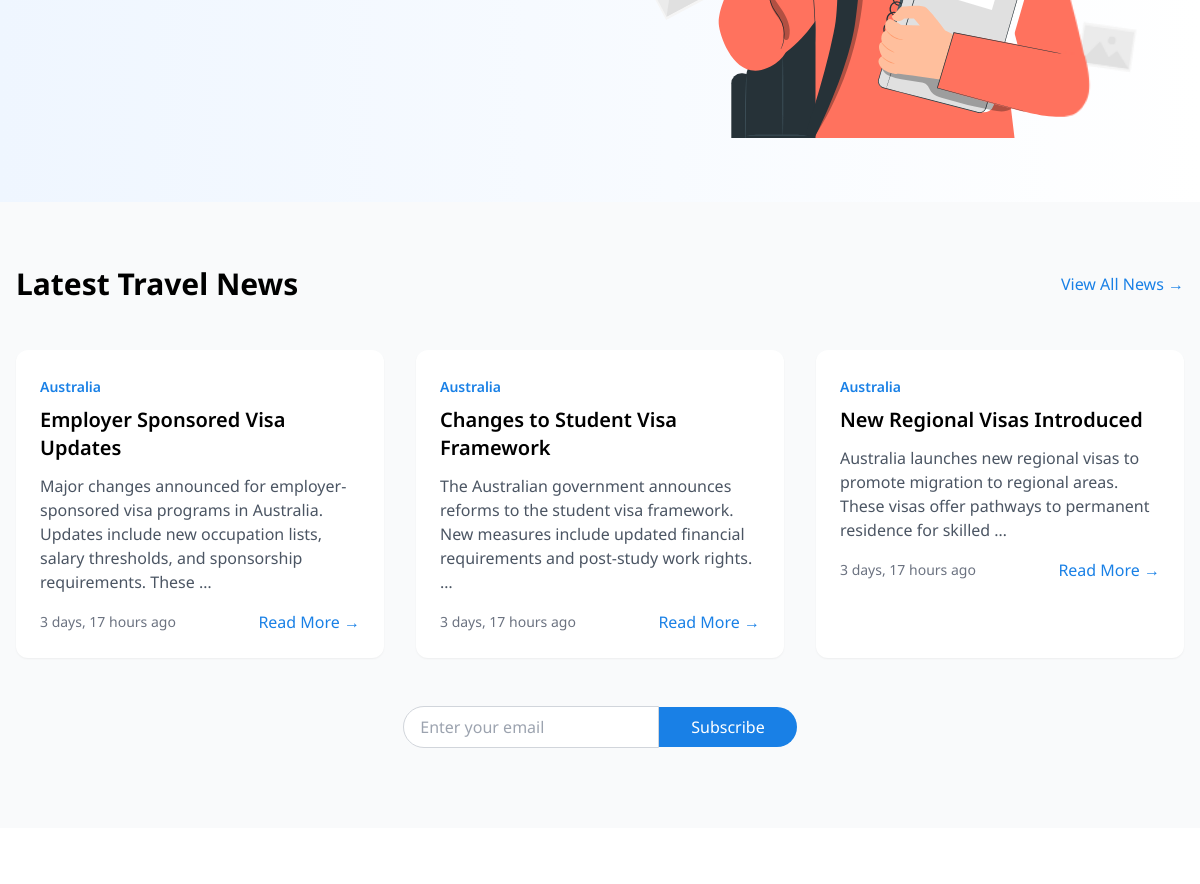
/ (middle part), run on an earlier commit of the app's database.
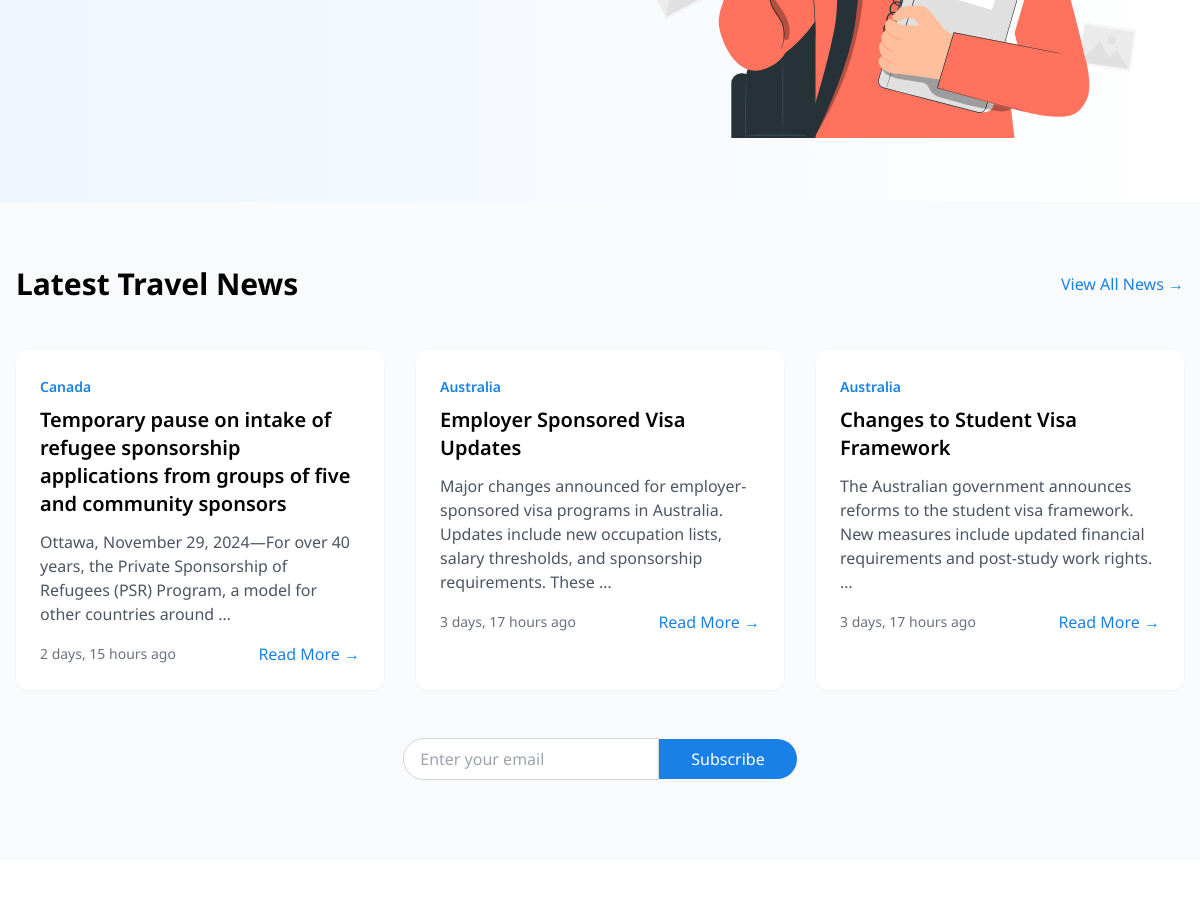
And on a later commit of the database.
### news/models.py (models this page shows, shortened)
class News(models.Model):
    title = models.CharField(max_length=255)
    slug = models.SlugField(unique=True)
    content = models.TextField()
    category = models.ForeignKey(NewsCategory, on_delete=models.CASCADE, related_name='news')
    published_date = models.DateTimeField(auto_now_add=True)
    updated_date = models.DateTimeField(auto_now=True)
    author = models.CharField(max_length=100)
    image = models.ImageField(upload_to='news_images/', null=True, blank=True)
    is_featured = models.BooleanField(default=False)
    is_published = models.BooleanField(default=True)
    class Meta:
        verbose_name_plural = "News Articles"
        ordering = ['-published_date']
    def get_absolute_url(self):
        return reverse('news:detail', kwargs={'slug': self.slug})

class NewsCategory(models.Model):
    name = models.CharField(max_length=100)
    slug = models.SlugField(unique=True)
    description = models.TextField(blank=True)
    class Meta:
        verbose_name_plural = "News Categories"

### main/views.py (the view)
# urls.py: path('', views.home, name='home'),
def home(request):
    latest_news = News.objects.filter(is_published=True).order_by('-published_date')[:3]
    context = {
        'title': 'Welcome to TravelTAF',
        'current_year': timezone.now().year,
        'featured_destinations': [
            {
                'name': 'Paris',
                'country': 'France',
                'description': 'The City of Light'
            },
            {
                'name': 'Tokyo',
                'country': 'Japan',
                'description': 'A blend of modern and traditional'
            },
            {
                'name': 'New York',
                'country': 'USA',
                'description': 'The City That Never Sleeps'
            },
        ],
        'latest_news': latest_news  # Add the latest news to the context
    }
    return render(request, 'home/home.html', context)

### templates/home/home.html (shortened to what this page needs)
{% extends 'base.html' %}
{% block content %}
    {% include 'home/sections/hero.html' %}
    {% include 'home/sections/news.html' %}
    {% include 'home/sections/services.html' %}
{% endblock %}

### templates/home/sections/news.html (shortened to what this page needs)
{% load static %}
<section class="min-h-[500px] bg-gray-50 py-16">
    <div class="max-w-7xl mx-auto px-4">
        <div class="flex justify-between items-center mb-12">
            <h2 class="text-3xl font-bold">Latest Travel News</h2>
            <a href="{% url 'news:list' %}" class="text-[#1980e6] hover:text-blue-700">View All News →</a>
        </div>
        <div class="grid grid-cols-1 md:grid-cols-2 lg:grid-cols-3 gap-8">
            {% for news in latest_news %}
            <div class="bg-white rounded-xl overflow-hidden shadow-sm hover:shadow-md transition-shadow">
                <div class="p-6">
                    <span class="text-sm text-[#1980e6] font-semibold">{{ news.category.name }}</span>
                    <h3 class="text-xl font-semibold mt-2 mb-3">{{ news.title }}</h3>
                    <p class="text-gray-600 mb-4">{{ news.content|truncatewords:20 }}</p>
                    <div class="flex justify-between items-center">
                        <span class="text-sm text-gray-500">{{ news.published_date|timesince }} ago</span>
                        <a href="{{ news.get_absolute_url }}" class="text-[#1980e6] hover:text-blue-700">Read More →</a>
                    </div>
                </div>
            </div>
            {% endfor %}
        </div>
    </div>
    <div class="text-center mt-12">
        <form id="subscribeForm" class="inline-flex items-center">
            <input type="email"
                   name="email"
                   placeholder="Enter your email"
                   class="px-4 py-2 border border-gray-300 rounded-l-full focus:outline-none focus:border-[#1980e6] w-64"
                   required>
            <button type="submit"
                    class="px-8 py-2 bg-[#1980e6] text-white rounded-r-full hover:bg-blue-700 transition-colors">
                Subscribe
            </button>
        </form>
    </div>
</section>

What changed in the data, as far as the page shows it:
no longer on this page (row unchanged): News: category.name "Australia", title "New Regional Visas Introduced", content "Australia launches new regional visas to promote migration to regional areas. These visas offer pathways to permanent residence for skilled …", published_date "3 days, 17 hours"
added News: category.name "Canada", title "Temporary pause on intake of refugee sponsorship applications from groups of five and community sponsors", content "Ottawa, November 29, 2024—For over 40 years, the Private Sponsorship of Refugees (PSR) Program, a model for other countries around …", published_date "2 days, 15 hours"
